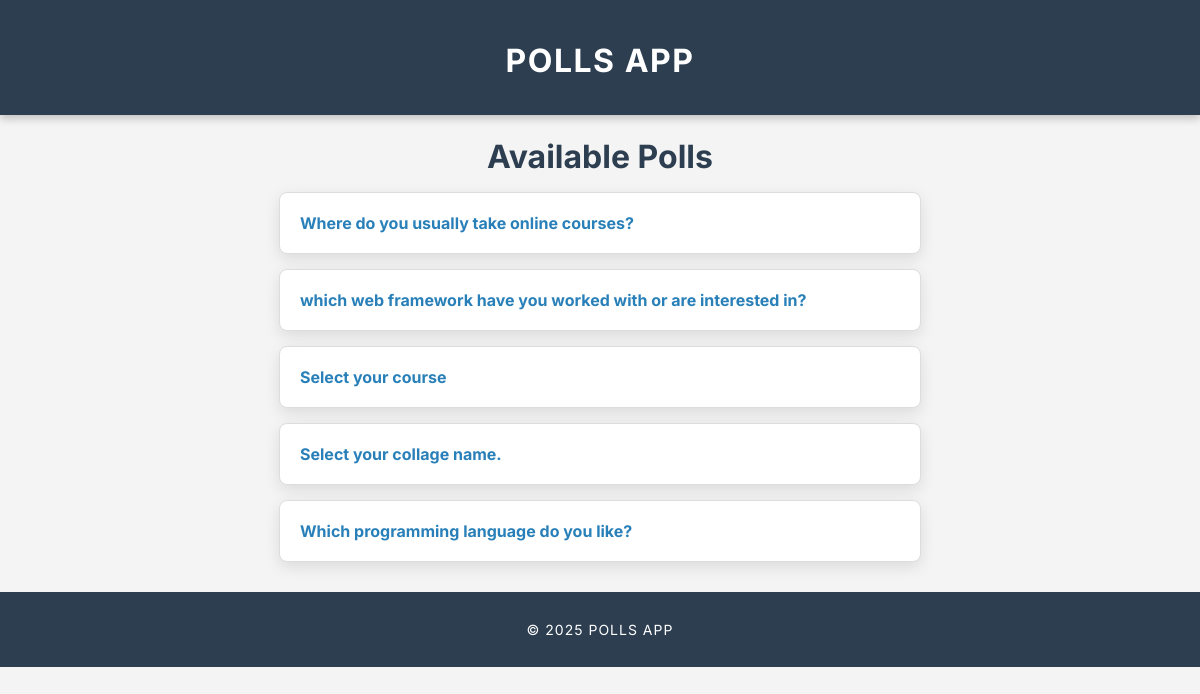
Screenshot of /polls/ with the database file from the repository.
### polls/models.py (models this page shows, shortened)
class Question(models.Model):
    question_text = models.CharField(max_length=200)
    pub_date = models.DateTimeField("date published")

### polls/views.py (the view)
# urls.py: path("", views.index, name="index"),
def index(request):
    latest_question_list = Question.objects.order_by("-pub_date")[:5]
    context = {"latest_question_list": latest_question_list}
    return render(request, "polls/index.html", context)

### polls/templates/polls/index.html
{% extends "polls/base.html" %}
{% block content %}
    <h1>Available Polls</h1>
    {% if latest_question_list %}
        <ul>
            {% for question in latest_question_list %}
                <li><a href="{% url 'polls:detail' question.id %}">{{ question.question_text }}</a></li>
            {% endfor %}
        </ul>
    {% else %}
        <p>No polls are available.</p>
    {% endif %}
{% endblock %}

### polls/static/polls/css/style.css (style rules this page uses)
body { font-family: 'Inter', sans-serif; background: #f4f4f4; color: #333; margin: 0; padding: 0; text-align: center; }
h1 { color: #2c3e50; font-size: 32px; margin-bottom: 15px; font-weight: 700; }
a { color: #2980b9; text-decoration: none; font-weight: bold; transition: 0.3s ease-in-out; }
ul { list-style: none; padding: 0; }
li { background: white; color: #333; margin: 15px auto; padding: 20px; border: 1px solid #ddd; border-radius: 8px; width: 50%; text-align: left; box-shadow: 0 5px 15px rgba(0, 0, 0, 0.1); transition: all 0.3s ease-in-out; }
h1, ul, form, .button { animation: fadeIn 0.6s ease-in-out; }

### rows the page displays
Question: question_text "Where do you usually take online courses?"
Question: question_text "which web framework have you worked with or are interested in?"
Question: question_text "Select your course"
Question: question_text "Select your collage name."
Question: question_text "Which programming language do you like?"
